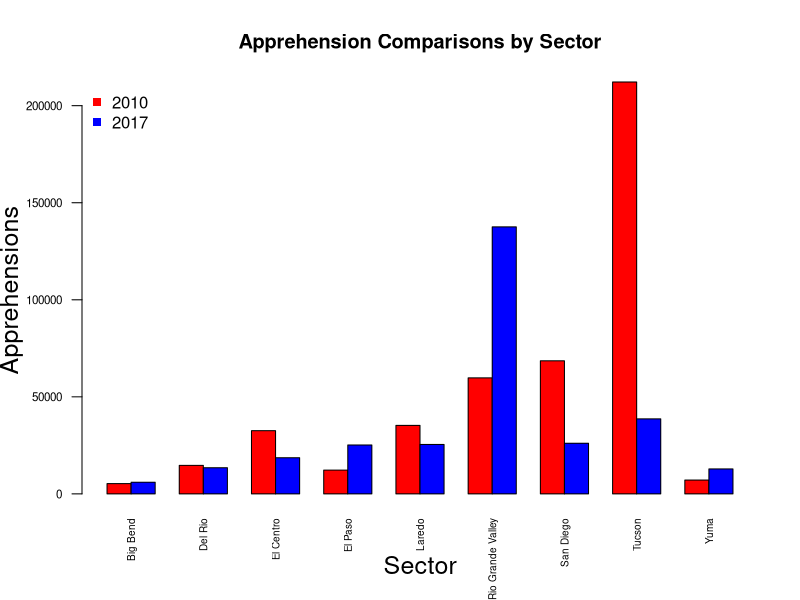
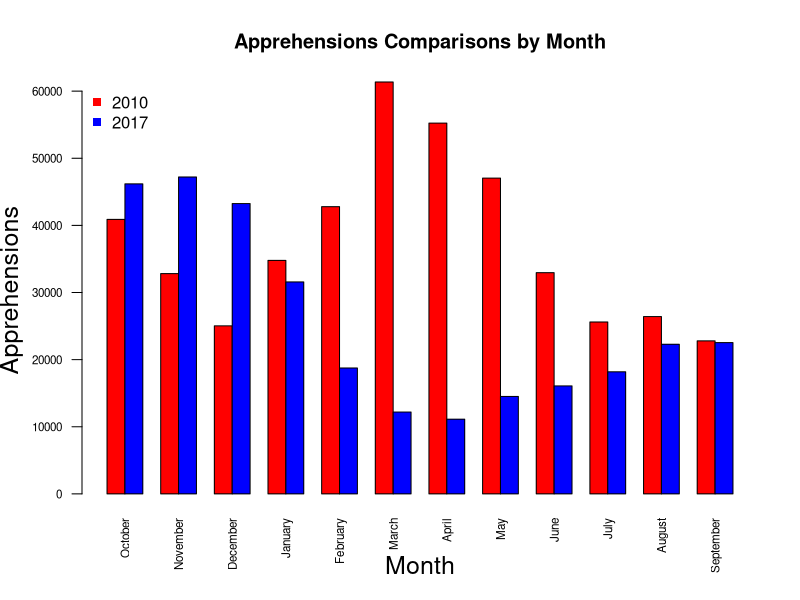
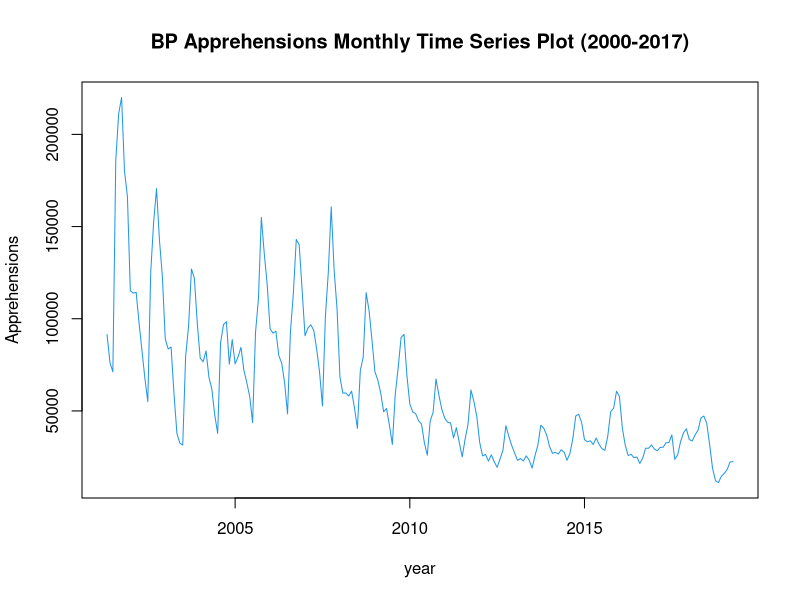

The R script that drew these images, in order:
## ---- chunk 1
knitr::opts_chunk$set(echo = TRUE)
knitr::opts_chunk$set(fig.width=8, fig.height=4)
## ---- chunk 2
#Extracting and Reading the different datasets from 2010 and 2017
A2010 <- read.csv("BP Apprehensions 2010.csv", header = TRUE, stringsAsFactors = FALSE)
A2017 <- read.csv("BP Apprehensions 2017.csv", header = TRUE, stringsAsFactors = FALSE)
A2000.2017 <- read.csv("BP monthly summaries.csv", header = TRUE, stringsAsFactors = FALSE)

## ---- chunk 3
#Editing the Dataframe to add Sector and Monthly Totals for 2010
rownames(A2010) <- A2010[,1]
A2010 <-  subset(A2010, select= -c(Sector))
A2010 <- rbind(A2010, colSums(A2010))
rownames(A2010) <- c(rownames(A2010)[-length(rownames(A2010))], "Total")
A2010 <- cbind(A2010,rowSums(A2010))
colnames(A2010) <- c(colnames(A2010)[-length(colnames(A2010))], "Total")
## ---- chunk 4
#Editing the Dataframe to add Sector and Monthly Totals for 2017
rownames(A2017) <- A2017[,1]
A2017 <-  subset(A2017, select= -c(Sector))
A2017 <- rbind(A2017, colSums(A2017))
rownames(A2017) <- c(rownames(A2017)[-length(rownames(A2017))], "Total")
A2017 <- cbind(A2017,rowSums(A2017))
colnames(A2017) <- c(colnames(A2017)[-length(colnames(A2017))], "Total")
## ---- chunk 5
compsect2010 <- as.data.frame(matrix(c(A2010[1,13],A2010[2,13],A2010[3,13],A2010[4,13],A2010[5,13],A2010[6,13],A2010[7,13],A2010[8,13],A2010[9,13]), nrow = 1))
colnames(compsect2010) <- rownames(A2010)[1:9]
compsect2017 <- as.data.frame(matrix(c(A2017[1,13],A2017[2,13],A2017[3,13],A2017[4,13],A2017[5,13],A2017[6,13],A2017[7,13],A2017[8,13],A2017[9,13]), nrow = 1))
colnames(compsect2017) <- rownames(A2010)[1:9]
compsect10.17 <- rbind(compsect2010, compsect2017)
barplot(as.matrix(compsect10.17), beside = TRUE, col = c("red", "blue"), bty="n", ylab = "Apprehensions", xlab = "Sector", las=2, cex.lab = 1.5, cex.axis = 0.7, cex.names = 0.6)
legend("topleft", c("2010","2017"), pch=15,  col=c("red","blue"),  bty="n")        
title("Apprehension Comparisons by Sector")

## ---- chunk 6
compmnth2010 <- as.data.frame(matrix(c(A2010[10,1],A2010[10,2],A2010[10,3],A2010[10,4],A2010[10,5],A2010[10,6],A2010[10,7],A2010[10,8],A2010[10,9],A2010[10,10],A2010[10,11],A2010[10,12]), nrow = 1))
colnames(compmnth2010) <- colnames(A2010)[1:12]
compmnth2017 <- as.data.frame(matrix(c(A2017[10,1],A2017[10,2],A2017[10,3],A2017[10,4],A2017[10,5],A2017[10,6],A2017[10,7],A2017[10,8],A2017[10,9],A2017[10,10],A2017[10,11],A2017[10,12]), nrow = 1))
colnames(compmnth2017) <- colnames(A2010)[1:12]
compmnth10.17 <- rbind(compmnth2010, compmnth2017)
barplot(as.matrix(compmnth10.17), beside = TRUE, col = c("red", "blue"), bty="n", ylab = "Apprehensions", xlab = "Month",las=2, cex.lab = 1.5, cex.axis = 0.7, cex.names = 0.7)
legend("topleft", c("2010","2017"), pch=15,  col=c("red","blue"),  bty="n")
title("Apprehensions Comparisons by Month")
## ---- chunk 7
maxsect2010 <- as.numeric(as.vector(A2010[8,1:12]))
maxsect2017 <- as.numeric(as.vector(A2017[6,1:12]))
var.test(maxsect2010, maxsect2017)
t.test(maxsect2010, maxsect2017, var.equal = TRUE)
## ---- chunk 8
max3mnth2010 <- c(A2010$March[1:9],A2010$April[1:9],A2010$May[1:9])
max3mnth2017 <- c(A2017$October[1:9], A2017$November[1:9], A2017$December[1:9])
var.test(max3mnth2010, max3mnth2017)
t.test(max3mnth2010, max3mnth2017, var.equal = TRUE)
## ---- chunk 9
x1 <- A2000.2017[order(nrow(A2000.2017):1),]
ts1 <- x1[,2:13]
ts2 <- as.vector(t(ts1))
ts3 <- ts(ts2, start = c(2000,17), frequency=12)
ts.plot(ts3, gpars=list(main = "BP Apprehensions Monthly Time Series Plot (2000-2017)",xlab="year", ylab="Apprehensions",lty=c(1:3),col=4))
